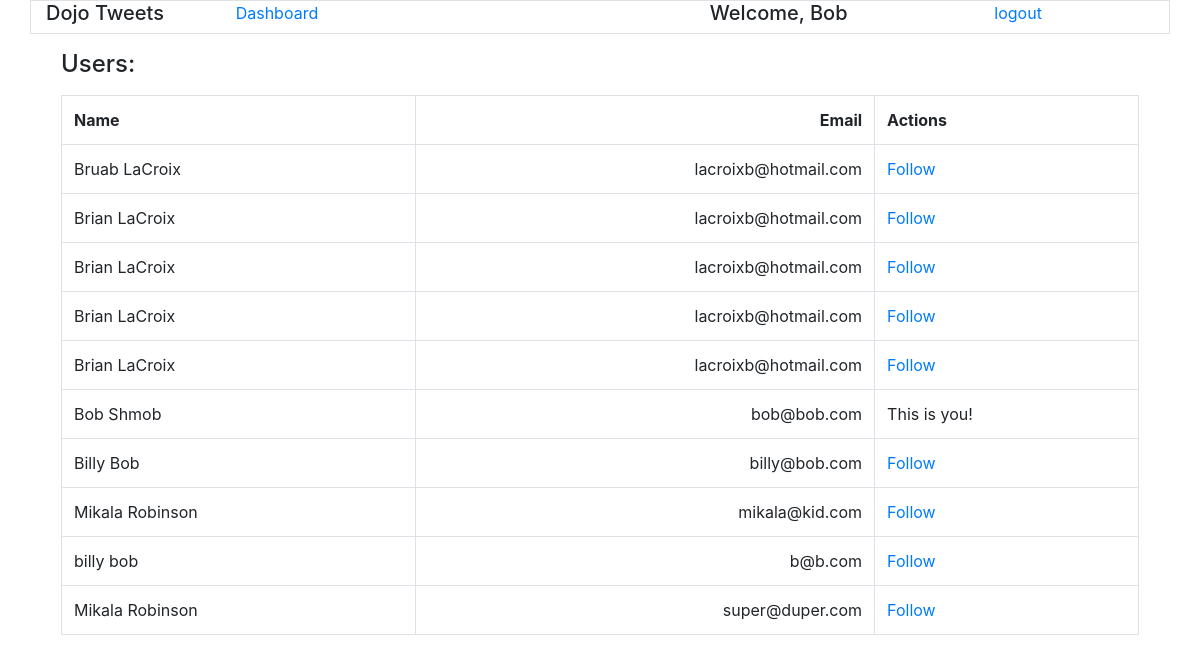
Page /users (signed in) on the committed database.
### app.py (models this page shows)
class Users(db.Model):
    id = db.Column(db.Integer, primary_key=True)
    first_name = db.Column(db.String(45))
    last_name = db.Column(db.String(45))
    password = db.Column(db.String(100))
    email = db.Column(db.String(45))
    created_at = db.Column(db.DateTime, server_default=func.now())
    updated_at = db.Column(db.DateTime, server_default=func.now(), onupdate=func.now())

### app.py (the view)
@app.route("/users")
def user_follows():
    print ('*'*20)
    print ('Going to users page to follow people')
    if (session['auth']==False):
        return redirect('/')
    users=Users.query.all()
    print ("users:",users)
    return render_template('users.html',users=users,my_id=session['id'])

### templates/users.html (shortened to what this page needs)
<!DOCTYPE html>
<html lang="en">
<head>
    <link rel="stylesheet" href="https://stackpath.bootstrapcdn.com/bootstrap/4.3.1/css/bootstrap.min.css">
</head>
<body>
    <div class="container">
        <div class="row border">
            <div class="col-2">
                <h5>Dojo Tweets</h1>
            </div>
            <div class="col-5">
                <a href='/user/{{session.id}}'>Dashboard</a>
            </div>
            <div class="col-3">
                <h5>Welcome, {{session.first_name}}</h1>
            </div>
            <div class="col-2">
                <a href='/logout'>logout</a>
            </div>
        </div>
        <h4 class="m-3">Users:</h4>
        <div class="row m-3">
            <table class="table table-bordered">
                <tr>
                    <th>Name</th>
                    <th class="text-right"> Email</th>
                    <th>Actions</th>
                </tr>
                {% for user in users %}
                <tr>
                    <td>{{user.first_name}} {{user.last_name}}</td>
                    <td class="text-right">{{user.email}}</td>
                    {% if user.id != my_id %}
                    <td> <a href="/user/{{my_id}}/follow/{{user.id}}">Follow</td>
                    {% else %}
                    <td> This is you! </td>
                    {% endif %}
                </tr>
                {% endfor %}
            </table>
        </div>
    </div>
</body>

### rows in the picture
Users: first_name "Bruab", last_name "LaCroix", email "lacroixb@hotmail.com"
Users: first_name "Brian", last_name "LaCroix", email "lacroixb@hotmail.com"
Users: first_name "Brian", last_name "LaCroix", email "lacroixb@hotmail.com"
Users: first_name "Brian", last_name "LaCroix", email "lacroixb@hotmail.com"
Users: first_name "Brian", last_name "LaCroix", email "lacroixb@hotmail.com"
Users: first_name "Bob", last_name "Shmob", email "bob@bob.com", shows "This is you!"
Users: first_name "Billy", last_name "Bob", email "billy@bob.com"
Users: first_name "Mikala", last_name "Robinson", email "mikala@kid.com"
Users: first_name "billy", last_name "bob", email "b@b.com"
Users: first_name "Mikala", last_name "Robinson", email "super@duper.com"

### other values in the picture
{{ session.first_name }} "Bob"
